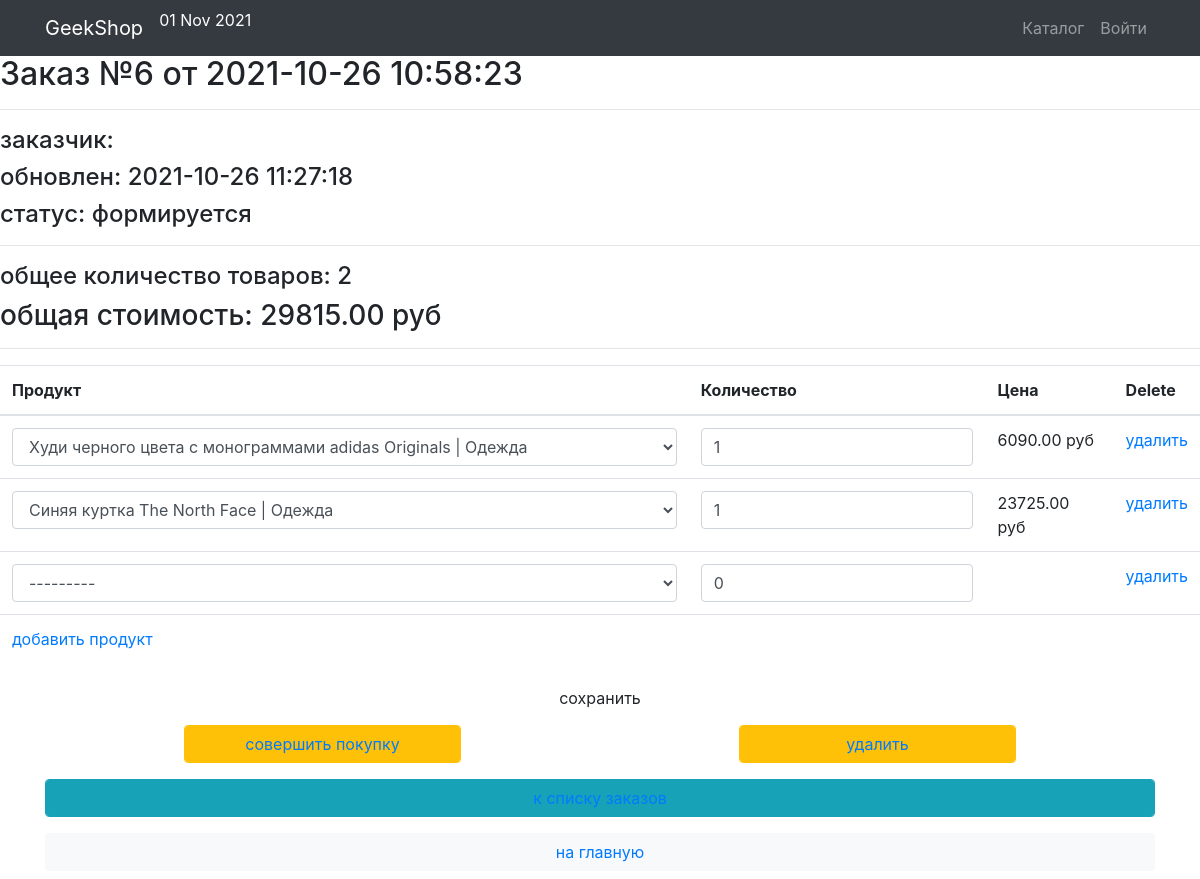
Screenshot of /orders/update/6/ with the database file from the repository.
### ordersapp/models.py (models this page shows, shortened)
class Order(models.Model):
	FORMING = "FM"
	SENT_TO_PROCEED = "STP"
	PROCEEDED = "PRD"
	PAID = "PD"
	READY = "RDY"
	CANCEL = "CNC"
	ORDER_STATUS_CHOICES = (
		(FORMING, "формируется"),
		(SENT_TO_PROCEED, "отправлен в обработку"),
		(PAID, "оплачен"),
		(PROCEEDED, "обрабатывается"),
		(READY, "готов к выдаче"),
		(CANCEL, "отменен"))
	user = models.ForeignKey(settings.AUTH_USER_MODEL, on_delete=models.CASCADE)
	created = models.DateTimeField(verbose_name="create", auto_now_add=True)
	updated = models.DateTimeField(verbose_name="update", auto_now=True)
	status = models.CharField(verbose_name="status", max_length=3, choices=ORDER_STATUS_CHOICES, default=FORMING)
	is_active = models.BooleanField(verbose_name="active", default=True)
	def get_summary(self):
		items = self.orderitems.select_related()
		return {
			"get_total_cost": sum(list(map(lambda x: x.quantity * x.product.price, items))),
			"get_total_quantity": sum(list(map(lambda x: x.quantity, items)))
		}

### products/models.py (models this page shows)
class Product(models.Model):
	name = models.CharField(max_length=65, unique=True)
	image = models.ImageField(upload_to="products_images", blank=True)
	description = models.TextField(blank=True)
	price = models.DecimalField(max_digits=8, decimal_places=2)
	quantity = models.PositiveIntegerField(default=0)
	category = models.ForeignKey(ProductCategory, on_delete=models.CASCADE)
	is_active = models.BooleanField(default=True, db_index=True)
	def __str__(self):
		return f"{self.name} | {self.category}"

### ordersapp/views.py (the view, shortened to what this page needs)
# urls.py: path('update/<int:pk>/', OrderUpdate.as_view(), name='update'),
class OrderUpdate(UpdateView):
	model = Order
	fields = []
	success_url = reverse_lazy("orders:list")
	def get_context_data(self, **kwargs):
		context = super(OrderUpdate, self).get_context_data(**kwargs)
		context["title"] = "Geekshop - Создать заказ"
		OrderFormSet = inlineformset_factory(Order, OrderItem, form=OrderItemsForm, extra=1)
		if self.request.POST:
			formset = OrderFormSet(self.request.POST, instance=self.object)
		else:
			queryset =self.object.orderitems.select_related()
			formset = OrderFormSet(instance=self.object, queryset=queryset)
			for form in formset:
				if form.instance.pk:
					form.initial["price"] = form.instance.product.price
		context["orderitems"] = formset
		return context

### products/context_processors.py (called while the page is built)
def basket(request):
	basket_list = []
	if request.user.is_authenticated:
		basket_list = Basket.objects.filter(user=request.user)
	return {"baskets": basket_list}

### products/models.py (called while the page is built)
	def __str__(self):
		return self.name

### ordersapp/templates/ordersapp/order_form.html (shortened to what this page needs)
{% extends "products/base.html" %}
{% load static %}
{% load cache %}
{% block content %}
   {% include 'ordersapp/includes/inc_order_summary.html' %}
   <div class="order_form">
       <form action="" method="post">
           <table class="table">
               {% for form in orderitems.forms %}
                   {% if forloop.first %}
                       <thead>
                       <tr>
                           {% for field in form.visible_fields %}
                               <th class="{% cycle 'td1' 'td2' 'td3' %} order formset_td">
                                   {{ field.label|capfirst }}
                               </th>
                           {% endfor %}
                       </tr>
                       </thead>
                   {% endif %}
                   <tr class="formset_row">
                       {% for field in form.visible_fields %}
                           <td class="{% cycle 'td1' 'td2' 'td3' %} order formset_td">
                               {% if field.name != "price" %}
                                    {% if field.name == "product" %}
                                        {% cache 3600 orderitemform_product field.value %}
                                            {{ field }}
                                        {% endcache %}
                                    {% else %}
                                            {{ field }}
                                    {% endif %}
                               {% else %}
                                    {% if field.value %}
                                        <span class="orderitems-{{ forloop.parentloop.counter0 }}-price">
                                        {{ field.value }} руб
                                        </span>
                                    {% endif %}
                               {% endif %}
                           </td>
                       {% endfor %}
                   </tr>
               {% endfor %}
           </table>
           <button type="submit" value="сохранить" class="btn btn-default btn-round form-control last">сохранить</button>
           {% include 'ordersapp/includes/inc_order_actions.html' %}
       </form>
   </div>
{% endblock %}

### ordersapp/templates/ordersapp/includes/inc_order_summary.html (shortened to what this page needs)
{% if object %}
   <div class="h2">Заказ №{{ object.pk }} от {{ object.created|date:"Y-m-d H:i:s" }}</div>
   <hr>
   <div class="h4">заказчик: {{ user.last_name }} {{ user.first_name }} </div>
   <div class="h4">обновлен: {{ object.updated|date:"Y-m-d H:i:s" }}</div>
   <div class="h4">cтатус: {{ object.get_status_display }}</div>
   <hr>
    {% with object_summary=object.get_summary %}
       <div class="h4">
           общее количество товаров: <span class="order_total_quantity">{{ object_summary.get_total_quantity }}</span>
       </div>
       <div class="h3">
           общая стоимость: <span class="order_total_cost">{{ object_summary.get_total_cost }}</span> руб
       </div>
    {% endwith %}
{% endif %}
<hr>

### rows the page displays
Order: pk "6", created "2021-10-26 10:58:23", updated "2021-10-26 11:27:18", status "формируется"
Product: value "6090.00"
Product: value "23725.00"

### other values shown
{{ object_summary.get_total_quantity }} "2"
{{ object_summary.get_total_cost }} "29815.00"
{{ field.label|capfirst }} "Продукт" "Количество" "Цена" "Delete"
